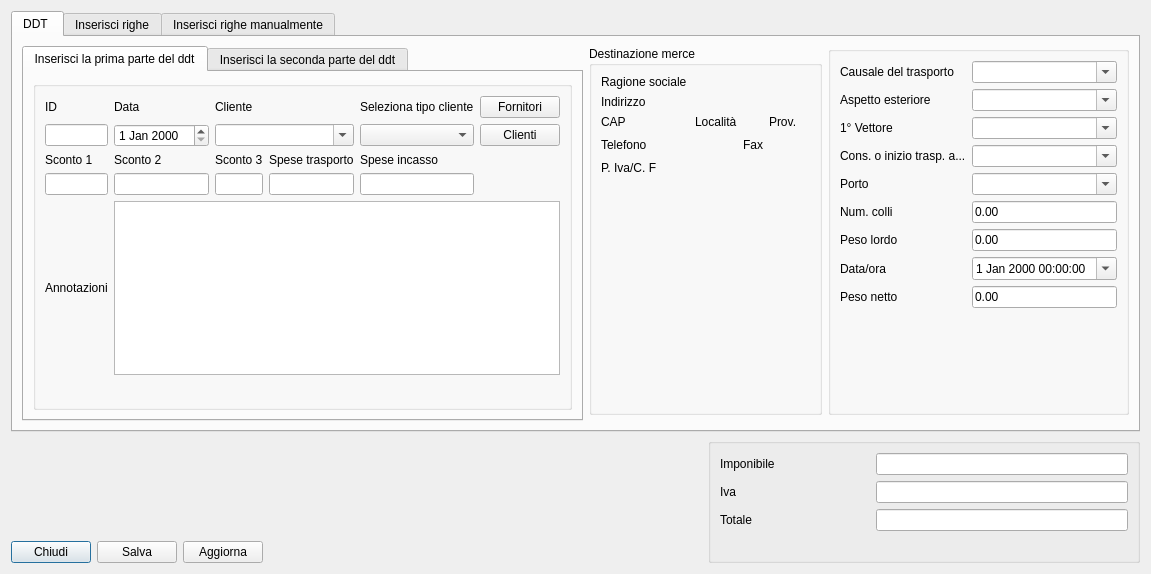
<?xml version="1.0" encoding="UTF-8"?>
<ui version="4.0">
 <class>ddt_righe</class>
 <widget class="QDialog" name="ddt_righe">
  <property name="geometry">
   <rect>
    <x>0</x>
    <y>0</y>
    <width>1114</width>
    <height>574</height>
   </rect>
  </property>
  <property name="windowTitle">
   <string>Dialog</string>
  </property>
  <layout class="QGridLayout" name="gridLayout">
   <item row="1" column="2">
    <spacer name="horizontalSpacer_8">
     <property name="orientation">
      <enum>Qt::Horizontal</enum>
     </property>
     <property name="sizeHint" stdset="0">
      <size>
       <width>40</width>
       <height>20</height>
      </size>
     </property>
    </spacer>
   </item>
   <item row="1" column="3">
    <widget class="QGroupBox" name="groupBox_4">
     <property name="styleSheet">
      <string notr="true"/>
     </property>
     <layout class="QGridLayout" name="gridLayout_10">
      <item row="1" column="1">
       <widget class="QLabel" name="label_39">
        <property name="minimumSize">
         <size>
          <width>150</width>
          <height>0</height>
         </size>
        </property>
        <property name="maximumSize">
         <size>
          <width>150</width>
          <height>16777215</height>
         </size>
        </property>
        <property name="sizeIncrement">
         <size>
          <width>150</width>
          <height>0</height>
         </size>
        </property>
        <property name="baseSize">
         <size>
          <width>150</width>
          <height>0</height>
         </size>
        </property>
        <property name="text">
         <string>Iva</string>
        </property>
       </widget>
      </item>
      <item row="3" column="2">
       <spacer name="horizontalSpacer_2">
        <property name="orientation">
         <enum>Qt::Horizontal</enum>
        </property>
        <property name="sizeHint" stdset="0">
         <size>
          <width>40</width>
          <height>20</height>
         </size>
        </property>
       </spacer>
      </item>
      <item row="1" column="2">
       <widget class="QLineEdit" name="iva_ft_2">
        <property name="readOnly">
         <bool>false</bool>
        </property>
       </widget>
      </item>
      <item row="2" column="1">
       <widget class="QLabel" name="label_40">
        <property name="minimumSize">
         <size>
          <width>150</width>
          <height>0</height>
         </size>
        </property>
        <property name="maximumSize">
         <size>
          <width>150</width>
          <height>16777215</height>
         </size>
        </property>
        <property name="sizeIncrement">
         <size>
          <width>150</width>
          <height>0</height>
         </size>
        </property>
        <property name="baseSize">
         <size>
          <width>150</width>
          <height>0</height>
         </size>
        </property>
        <property name="text">
         <string>Totale</string>
        </property>
       </widget>
      </item>
      <item row="2" column="2">
       <widget class="QLineEdit" name="totale_2">
        <property name="readOnly">
         <bool>false</bool>
        </property>
       </widget>
      </item>
      <item row="0" column="2">
       <widget class="QLineEdit" name="imponibile_2">
        <property name="readOnly">
         <bool>false</bool>
        </property>
       </widget>
      </item>
      <item row="0" column="1">
       <widget class="QLabel" name="label_41">
        <property name="minimumSize">
         <size>
          <width>150</width>
          <height>0</height>
         </size>
        </property>
        <property name="maximumSize">
         <size>
          <width>150</width>
          <height>16777215</height>
         </size>
        </property>
        <property name="sizeIncrement">
         <size>
          <width>150</width>
          <height>0</height>
         </size>
        </property>
        <property name="baseSize">
         <size>
          <width>150</width>
          <height>0</height>
         </size>
        </property>
        <property name="text">
         <string>Imponibile</string>
        </property>
       </widget>
      </item>
     </layout>
    </widget>
   </item>
   <item row="1" column="0">
    <spacer name="horizontalSpacer_6">
     <property name="orientation">
      <enum>Qt::Horizontal</enum>
     </property>
     <property name="sizeHint" stdset="0">
      <size>
       <width>40</width>
       <height>20</height>
      </size>
     </property>
    </spacer>
   </item>
   <item row="1" column="1">
    <layout class="QGridLayout" name="gridLayout_12">
     <item row="1" column="0">
      <widget class="QPushButton" name="annulla_2">
       <property name="toolTip">
        <string>Chiudi senza salvare la fattura</string>
       </property>
       <property name="text">
        <string>Chiudi</string>
       </property>
       <property name="icon">
        <iconset resource="../../backup_restore_db/images.qrc">
         <normaloff>:/images/dialog-close.png</normaloff>:/images/dialog-close.png</iconset>
       </property>
      </widget>
     </item>
     <item row="1" column="1">
      <widget class="QPushButton" name="save_2">
       <property name="toolTip">
        <string>Salva fattura</string>
       </property>
       <property name="text">
        <string>Salva</string>
       </property>
       <property name="icon">
        <iconset resource="../fabaria.qrc">
         <normaloff>:/images/document-save.png</normaloff>:/images/document-save.png</iconset>
       </property>
      </widget>
     </item>
     <item row="1" column="2">
      <widget class="QPushButton" name="agg_fatt_2">
       <property name="toolTip">
        <string>Aggiorna fattura</string>
       </property>
       <property name="text">
        <string>Aggiorna</string>
       </property>
       <property name="icon">
        <iconset resource="../fabaria.qrc">
         <normaloff>:/images/view-refresh.png</normaloff>:/images/view-refresh.png</iconset>
       </property>
      </widget>
     </item>
     <item row="0" column="0">
      <spacer name="verticalSpacer_3">
       <property name="orientation">
        <enum>Qt::Vertical</enum>
       </property>
       <property name="sizeHint" stdset="0">
        <size>
         <width>20</width>
         <height>40</height>
        </size>
       </property>
      </spacer>
     </item>
    </layout>
   </item>
   <item row="0" column="1" colspan="3">
    <widget class="QTabWidget" name="tabWidget">
     <property name="currentIndex">
      <number>0</number>
     </property>
     <widget class="QWidget" name="tab">
      <attribute name="title">
       <string>DDT </string>
      </attribute>
      <layout class="QGridLayout" name="gridLayout_4">
       <item row="0" column="0" rowspan="2" colspan="2">
        <widget class="QTabWidget" name="tabWidget_2">
         <property name="currentIndex">
          <number>0</number>
         </property>
         <widget class="QWidget" name="tab_3">
          <attribute name="title">
           <string>Inserisci la prima parte del ddt</string>
          </attribute>
          <layout class="QGridLayout" name="gridLayout_6">
           <item row="0" column="0">
            <widget class="QGroupBox" name="groupBox_3">
             <property name="title">
              <string/>
             </property>
             <layout class="QGridLayout" name="gridLayout_7">
              <item row="3" column="0">
               <widget class="QLineEdit" name="sconto1"/>
              </item>
              <item row="0" column="1">
               <widget class="QLabel" name="label_17">
                <property name="text">
                 <string>Data</string>
                </property>
               </widget>
              </item>
              <item row="2" column="2">
               <widget class="QLabel" name="label_21">
                <property name="text">
                 <string>Sconto 3</string>
                </property>
               </widget>
              </item>
              <item row="0" column="2">
               <widget class="QLabel" name="label_18">
                <property name="text">
                 <string>Cliente</string>
                </property>
               </widget>
              </item>
              <item row="3" column="1">
               <widget class="QLineEdit" name="sconto2"/>
              </item>
              <item row="0" column="5">
               <widget class="QPushButton" name="fornit">
                <property name="text">
                 <string>Fornitori</string>
                </property>
                <property name="icon">
                 <iconset resource="../fabaria.qrc">
                  <normaloff>:/images/user-group-properties.png</normaloff>:/images/user-group-properties.png</iconset>
                </property>
               </widget>
              </item>
              <item row="1" column="2" colspan="2">
               <widget class="QComboBox" name="pers">
                <property name="editable">
                 <bool>true</bool>
                </property>
                <property name="currentIndex">
                 <number>-1</number>
                </property>
                <property name="frame">
                 <bool>true</bool>
                </property>
                <property name="modelColumn">
                 <number>0</number>
                </property>
               </widget>
              </item>
              <item row="3" column="4">
               <widget class="QLineEdit" name="spes_in"/>
              </item>
              <item row="3" column="2">
               <widget class="QLineEdit" name="sconto3"/>
              </item>
              <item row="2" column="1">
               <widget class="QLabel" name="label_20">
                <property name="text">
                 <string>Sconto 2</string>
                </property>
               </widget>
              </item>
              <item row="0" column="0">
               <widget class="QLabel" name="label_16">
                <property name="text">
                 <string>ID</string>
                </property>
               </widget>
              </item>
              <item row="1" column="0">
               <widget class="QLineEdit" name="id1"/>
              </item>
              <item row="2" column="3">
               <widget class="QLabel" name="label_22">
                <property name="text">
                 <string>Spese trasporto</string>
                </property>
               </widget>
              </item>
              <item row="4" column="1" colspan="5">
               <widget class="QTextEdit" name="ann"/>
              </item>
              <item row="3" column="3">
               <widget class="QLineEdit" name="spes_tr"/>
              </item>
              <item row="1" column="5">
               <widget class="QPushButton" name="cliente">
                <property name="text">
                 <string>Clienti</string>
                </property>
                <property name="icon">
                 <iconset resource="../fabaria.qrc">
                  <normaloff>:/images/system-users.png</normaloff>:/images/system-users.png</iconset>
                </property>
               </widget>
              </item>
              <item row="1" column="1">
               <widget class="QDateEdit" name="data_fatt"/>
              </item>
              <item row="1" column="4">
               <widget class="QComboBox" name="tipo_cliente"/>
              </item>
              <item row="2" column="0">
               <widget class="QLabel" name="label_19">
                <property name="text">
                 <string>Sconto 1</string>
                </property>
               </widget>
              </item>
              <item row="2" column="4">
               <widget class="QLabel" name="label_23">
                <property name="text">
                 <string>Spese incasso</string>
                </property>
               </widget>
              </item>
              <item row="0" column="4">
               <widget class="QLabel" name="label">
                <property name="text">
                 <string>Seleziona tipo cliente</string>
                </property>
               </widget>
              </item>
              <item row="4" column="0">
               <widget class="QLabel" name="label_24">
                <property name="text">
                 <string>Annotazioni</string>
                </property>
               </widget>
              </item>
              <item row="5" column="1">
               <spacer name="verticalSpacer_2">
                <property name="orientation">
                 <enum>Qt::Vertical</enum>
                </property>
                <property name="sizeHint" stdset="0">
                 <size>
                  <width>20</width>
                  <height>40</height>
                 </size>
                </property>
               </spacer>
              </item>
             </layout>
            </widget>
           </item>
          </layout>
         </widget>
         <widget class="QWidget" name="tab_4">
          <attribute name="title">
           <string>Inserisci la seconda parte del ddt</string>
          </attribute>
          <layout class="QGridLayout" name="gridLayout_9">
           <item row="0" column="0">
            <widget class="QGroupBox" name="groupBox">
             <property name="toolTip">
              <string>&lt;html&gt;&lt;head/&gt;&lt;body&gt;&lt;p&gt;Inserisci cliente&lt;/p&gt;&lt;/body&gt;&lt;/html&gt;</string>
             </property>
             <property name="title">
              <string/>
             </property>
             <layout class="QGridLayout" name="gridLayout_3">
              <item row="0" column="1" colspan="3">
               <widget class="QLineEdit" name="ordine"/>
              </item>
              <item row="0" column="0">
               <widget class="QLabel" name="label_25">
                <property name="text">
                 <string>Vs Ordine</string>
                </property>
               </widget>
              </item>
              <item row="1" column="0">
               <widget class="QLabel" name="label_26">
                <property name="text">
                 <string>Pagamento</string>
                </property>
               </widget>
              </item>
              <item row="4" column="0">
               <spacer name="verticalSpacer">
                <property name="orientation">
                 <enum>Qt::Vertical</enum>
                </property>
                <property name="sizeHint" stdset="0">
                 <size>
                  <width>20</width>
                  <height>40</height>
                 </size>
                </property>
               </spacer>
              </item>
              <item row="2" column="2" colspan="5">
               <widget class="QLineEdit" name="lineEdit"/>
              </item>
              <item row="1" column="1" colspan="6">
               <widget class="QComboBox" name="pagam">
                <property name="editable">
                 <bool>true</bool>
                </property>
               </widget>
              </item>
              <item row="2" column="0" colspan="2">
               <widget class="QLabel" name="label_27">
                <property name="text">
                 <string>Note pagamento</string>
                </property>
               </widget>
              </item>
              <item row="3" column="1" colspan="4">
               <widget class="QComboBox" name="tipo_listino"/>
              </item>
              <item row="3" column="0">
               <widget class="QLabel" name="label_2">
                <property name="text">
                 <string>Tipo listino</string>
                </property>
               </widget>
              </item>
              <item row="3" column="5" colspan="2">
               <spacer name="horizontalSpacer">
                <property name="orientation">
                 <enum>Qt::Horizontal</enum>
                </property>
                <property name="sizeHint" stdset="0">
                 <size>
                  <width>40</width>
                  <height>20</height>
                 </size>
                </property>
               </spacer>
              </item>
             </layout>
            </widget>
           </item>
          </layout>
         </widget>
        </widget>
       </item>
       <item row="0" column="4">
        <widget class="QGroupBox" name="dati_fattura_accompagnatoria">
         <property name="title">
          <string/>
         </property>
         <layout class="QGridLayout" name="gridLayout_2">
          <item row="7" column="2">
           <widget class="QDateTimeEdit" name="data_ora">
            <property name="calendarPopup">
             <bool>true</bool>
            </property>
           </widget>
          </item>
          <item row="2" column="2">
           <widget class="QComboBox" name="vettore">
            <property name="editable">
             <bool>true</bool>
            </property>
           </widget>
          </item>
          <item row="0" column="2">
           <widget class="QComboBox" name="causali">
            <property name="editable">
             <bool>true</bool>
            </property>
           </widget>
          </item>
          <item row="1" column="0">
           <widget class="QLabel" name="label_5">
            <property name="text">
             <string>Aspetto esteriore</string>
            </property>
           </widget>
          </item>
          <item row="1" column="2">
           <widget class="QComboBox" name="aspetto_est">
            <property name="editable">
             <bool>true</bool>
            </property>
           </widget>
          </item>
          <item row="0" column="0">
           <widget class="QLabel" name="label_4">
            <property name="text">
             <string>Causale del trasporto</string>
            </property>
           </widget>
          </item>
          <item row="6" column="2">
           <widget class="QLineEdit" name="peso_lordo">
            <property name="text">
             <string>0.00</string>
            </property>
           </widget>
          </item>
          <item row="7" column="0">
           <widget class="QLabel" name="label_11">
            <property name="text">
             <string>Data/ora</string>
            </property>
           </widget>
          </item>
          <item row="5" column="0">
           <widget class="QLabel" name="label_9">
            <property name="text">
             <string>Num. colli</string>
            </property>
           </widget>
          </item>
          <item row="4" column="2">
           <widget class="QComboBox" name="porto_ass">
            <property name="editable">
             <bool>true</bool>
            </property>
           </widget>
          </item>
          <item row="4" column="0">
           <widget class="QLabel" name="label_8">
            <property name="text">
             <string>Porto</string>
            </property>
           </widget>
          </item>
          <item row="2" column="0">
           <widget class="QLabel" name="label_6">
            <property name="text">
             <string>1° Vettore</string>
            </property>
           </widget>
          </item>
          <item row="5" column="2">
           <widget class="QLineEdit" name="num_colli">
            <property name="text">
             <string>0.00</string>
            </property>
           </widget>
          </item>
          <item row="6" column="0">
           <widget class="QLabel" name="label_10">
            <property name="text">
             <string>Peso lordo</string>
            </property>
           </widget>
          </item>
          <item row="3" column="0">
           <widget class="QLabel" name="label_7">
            <property name="text">
             <string>Cons. o inizio trasp. a...</string>
            </property>
           </widget>
          </item>
          <item row="3" column="2">
           <widget class="QComboBox" name="consegna">
            <property name="editable">
             <bool>true</bool>
            </property>
           </widget>
          </item>
          <item row="8" column="0">
           <widget class="QLabel" name="label_12">
            <property name="text">
             <string>Peso netto</string>
            </property>
           </widget>
          </item>
          <item row="8" column="2">
           <widget class="QLineEdit" name="peso_netto">
            <property name="text">
             <string>0.00</string>
            </property>
           </widget>
          </item>
          <item row="9" column="0">
           <spacer name="verticalSpacer_6">
            <property name="orientation">
             <enum>Qt::Vertical</enum>
            </property>
            <property name="sizeHint" stdset="0">
             <size>
              <width>20</width>
              <height>40</height>
             </size>
            </property>
           </spacer>
          </item>
         </layout>
        </widget>
       </item>
       <item row="0" column="2" colspan="2">
        <widget class="QGroupBox" name="groupBox_2">
         <property name="title">
          <string>Destinazione merce</string>
         </property>
         <layout class="QGridLayout" name="gridLayout_8">
          <item row="3" column="0">
           <widget class="QLabel" name="label_33">
            <property name="text">
             <string>Telefono</string>
            </property>
           </widget>
          </item>
          <item row="4" column="0">
           <widget class="QLabel" name="label_35">
            <property name="text">
             <string>P. Iva/C. F</string>
            </property>
           </widget>
          </item>
          <item row="2" column="0">
           <widget class="QLabel" name="label_30">
            <property name="text">
             <string>CAP</string>
            </property>
           </widget>
          </item>
          <item row="2" column="1" colspan="2">
           <widget class="QLabel" name="cap">
            <property name="text">
             <string/>
            </property>
           </widget>
          </item>
          <item row="2" column="3" colspan="3">
           <widget class="QLabel" name="label_31">
            <property name="text">
             <string>Località</string>
            </property>
           </widget>
          </item>
          <item row="2" column="6">
           <widget class="QLabel" name="local">
            <property name="text">
             <string/>
            </property>
           </widget>
          </item>
          <item row="2" column="7">
           <widget class="QLabel" name="label_32">
            <property name="text">
             <string>Prov.</string>
            </property>
           </widget>
          </item>
          <item row="2" column="8">
           <widget class="QLabel" name="prov">
            <property name="text">
             <string/>
            </property>
           </widget>
          </item>
          <item row="3" column="1" colspan="2">
           <widget class="QLabel" name="tel">
            <property name="text">
             <string/>
            </property>
           </widget>
          </item>
          <item row="3" column="4" colspan="2">
           <spacer name="horizontalSpacer_7">
            <property name="orientation">
             <enum>Qt::Horizontal</enum>
            </property>
            <property name="sizeHint" stdset="0">
             <size>
              <width>31</width>
              <height>20</height>
             </size>
            </property>
           </spacer>
          </item>
          <item row="3" column="6">
           <widget class="QLabel" name="label_34">
            <property name="text">
             <string>Fax</string>
            </property>
           </widget>
          </item>
          <item row="3" column="7" colspan="2">
           <widget class="QLabel" name="cell">
            <property name="text">
             <string/>
            </property>
           </widget>
          </item>
          <item row="0" column="0" colspan="4">
           <widget class="QLabel" name="label_28">
            <property name="text">
             <string>Ragione sociale</string>
            </property>
           </widget>
          </item>
          <item row="1" column="5">
           <widget class="QLabel" name="indirizzo">
            <property name="text">
             <string/>
            </property>
           </widget>
          </item>
          <item row="1" column="0" colspan="2">
           <widget class="QLabel" name="label_29">
            <property name="text">
             <string>Indirizzo</string>
            </property>
           </widget>
          </item>
          <item row="4" column="1" colspan="3">
           <widget class="QLabel" name="paese">
            <property name="text">
             <string/>
            </property>
           </widget>
          </item>
          <item row="0" column="5" colspan="3">
           <widget class="QLabel" name="rag_soc">
            <property name="text">
             <string/>
            </property>
           </widget>
          </item>
          <item row="5" column="1">
           <spacer name="verticalSpacer_5">
            <property name="orientation">
             <enum>Qt::Vertical</enum>
            </property>
            <property name="sizeHint" stdset="0">
             <size>
              <width>20</width>
              <height>40</height>
             </size>
            </property>
           </spacer>
          </item>
         </layout>
        </widget>
       </item>
      </layout>
     </widget>
     <widget class="QWidget" name="tab_5">
      <attribute name="title">
       <string>Inserisci righe</string>
      </attribute>
      <layout class="QGridLayout" name="gridLayout_13">
       <item row="0" column="0">
        <widget class="QGroupBox" name="groupBox_5">
         <property name="title">
          <string/>
         </property>
         <layout class="QGridLayout" name="gridLayout_14">
          <item row="1" column="0">
           <layout class="QGridLayout" name="gridLayout_11">
            <item row="0" column="5">
             <spacer name="horizontalSpacer_4">
              <property name="orientation">
               <enum>Qt::Horizontal</enum>
              </property>
              <property name="sizeHint" stdset="0">
               <size>
                <width>40</width>
                <height>20</height>
               </size>
              </property>
             </spacer>
            </item>
            <item row="0" column="1">
             <widget class="QPushButton" name="n_riga">
              <property name="toolTip">
               <string>Aggiungi riga</string>
              </property>
              <property name="text">
               <string>Aggiungi riga</string>
              </property>
              <property name="icon">
               <iconset resource="../fabaria.qrc">
                <normaloff>:/images/dialog-ok-apply.png</normaloff>:/images/dialog-ok-apply.png</iconset>
              </property>
             </widget>
            </item>
            <item row="0" column="2">
             <widget class="QPushButton" name="md_riga">
              <property name="toolTip">
               <string>Modifica riga</string>
              </property>
              <property name="text">
               <string>Modifica riga</string>
              </property>
              <property name="icon">
               <iconset resource="../fabaria.qrc">
                <normaloff>:/images/document-edit.png</normaloff>:/images/document-edit.png</iconset>
              </property>
             </widget>
            </item>
            <item row="0" column="3">
             <widget class="QPushButton" name="el_riga">
              <property name="toolTip">
               <string>Elimina riga</string>
              </property>
              <property name="text">
               <string>Elimina riga</string>
              </property>
              <property name="icon">
               <iconset resource="../fabaria.qrc">
                <normaloff>:/images/edit-delete.png</normaloff>:/images/edit-delete.png</iconset>
              </property>
             </widget>
            </item>
            <item row="0" column="4">
             <widget class="QPushButton" name="excel">
              <property name="text">
               <string>Importa da excel</string>
              </property>
              <property name="icon">
               <iconset resource="../fabaria.qrc">
                <normaloff>:/images/excel.png</normaloff>:/images/excel.png</iconset>
              </property>
             </widget>
            </item>
            <item row="0" column="0">
             <spacer name="horizontalSpacer_5">
              <property name="orientation">
               <enum>Qt::Horizontal</enum>
              </property>
              <property name="sizeHint" stdset="0">
               <size>
                <width>40</width>
                <height>20</height>
               </size>
              </property>
             </spacer>
            </item>
           </layout>
          </item>
          <item row="0" column="0">
           <widget class="QTableView" name="tab_view">
            <attribute name="verticalHeaderDefaultSectionSize">
             <number>15</number>
            </attribute>
           </widget>
          </item>
         </layout>
        </widget>
       </item>
      </layout>
     </widget>
     <widget class="QWidget" name="tab_2">
      <attribute name="title">
       <string>Inserisci righe manualmente</string>
      </attribute>
      <layout class="QGridLayout" name="gridLayout_5">
       <item row="1" column="3">
        <widget class="QPushButton" name="del_riga">
         <property name="text">
          <string>Elimina riga</string>
         </property>
         <property name="icon">
          <iconset resource="../fabaria.qrc">
           <normaloff>:/images/edit-delete.png</normaloff>:/images/edit-delete.png</iconset>
         </property>
        </widget>
       </item>
       <item row="1" column="4">
        <widget class="QPushButton" name="ddt_insert_row">
         <property name="text">
          <string>Inscerisci riga</string>
         </property>
         <property name="icon">
          <iconset resource="../fabaria.qrc">
           <normaloff>:/images/dialog-ok-apply.png</normaloff>:/images/dialog-ok-apply.png</iconset>
         </property>
        </widget>
       </item>
       <item row="1" column="1">
        <spacer name="horizontalSpacer_3">
         <property name="orientation">
          <enum>Qt::Horizontal</enum>
         </property>
         <property name="sizeHint" stdset="0">
          <size>
           <width>40</width>
           <height>20</height>
          </size>
         </property>
        </spacer>
       </item>
       <item row="1" column="2">
        <widget class="QPushButton" name="im_ex_file">
         <property name="text">
          <string>Importa file excel</string>
         </property>
         <property name="icon">
          <iconset resource="../fabaria.qrc">
           <normaloff>:/images/excel.png</normaloff>:/images/excel.png</iconset>
         </property>
        </widget>
       </item>
       <item row="0" column="0" colspan="6">
        <widget class="QTableView" name="add_row">
         <attribute name="verticalHeaderDefaultSectionSize">
          <number>15</number>
         </attribute>
        </widget>
       </item>
      </layout>
     </widget>
    </widget>
   </item>
  </layout>
 </widget>
 <tabstops>
  <tabstop>id1</tabstop>
  <tabstop>data_fatt</tabstop>
  <tabstop>pers</tabstop>
  <tabstop>tipo_cliente</tabstop>
  <tabstop>fornit</tabstop>
  <tabstop>cliente</tabstop>
  <tabstop>sconto1</tabstop>
  <tabstop>sconto2</tabstop>
  <tabstop>sconto3</tabstop>
  <tabstop>spes_tr</tabstop>
  <tabstop>spes_in</tabstop>
  <tabstop>ann</tabstop>
  <tabstop>ordine</tabstop>
  <tabstop>pagam</tabstop>
  <tabstop>lineEdit</tabstop>
  <tabstop>tipo_listino</tabstop>
  <tabstop>causali</tabstop>
  <tabstop>aspetto_est</tabstop>
  <tabstop>vettore</tabstop>
  <tabstop>consegna</tabstop>
  <tabstop>porto_ass</tabstop>
  <tabstop>num_colli</tabstop>
  <tabstop>peso_lordo</tabstop>
  <tabstop>data_ora</tabstop>
  <tabstop>peso_netto</tabstop>
  <tabstop>imponibile_2</tabstop>
  <tabstop>iva_ft_2</tabstop>
  <tabstop>totale_2</tabstop>
  <tabstop>tab_view</tabstop>
  <tabstop>n_riga</tabstop>
  <tabstop>md_riga</tabstop>
  <tabstop>el_riga</tabstop>
  <tabstop>excel</tabstop>
  <tabstop>im_ex_file</tabstop>
  <tabstop>del_riga</tabstop>
  <tabstop>ddt_insert_row</tabstop>
  <tabstop>add_row</tabstop>
  <tabstop>annulla_2</tabstop>
  <tabstop>save_2</tabstop>
  <tabstop>agg_fatt_2</tabstop>
  <tabstop>tabWidget_2</tabstop>
  <tabstop>tabWidget</tabstop>
 </tabstops>
 <resources>
  <include location="../../backup_restore_db/images.qrc"/>
  <include location="../fabaria.qrc"/>
 </resources>
 <connections/>
</ui>
